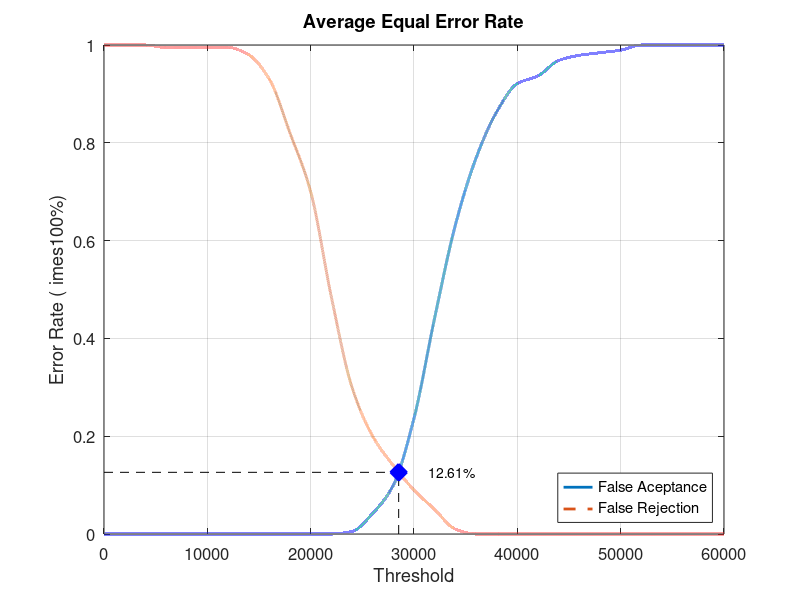
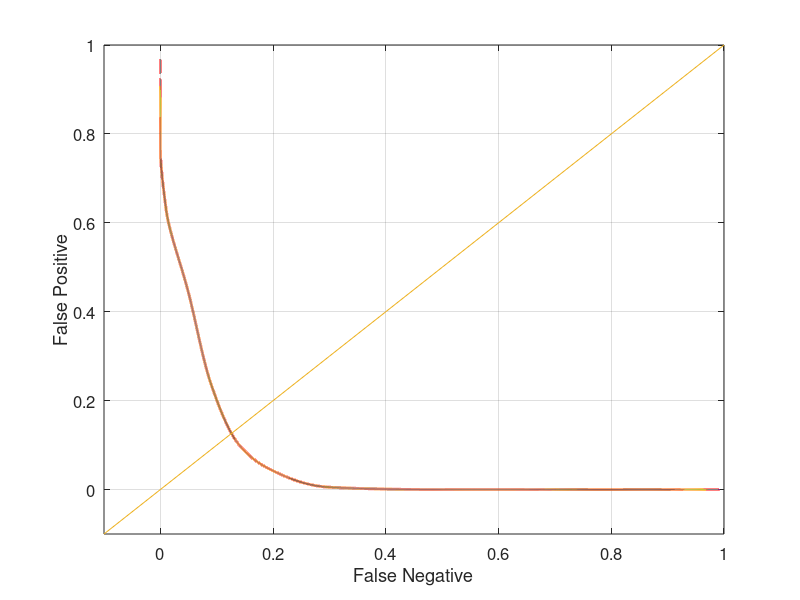

Recreate these plots in MATLAB, in order.
close all;
clear;
clc;
x = 0:2000:60000;
xq = 0:0.5:60000;

y0 = [0 0 0 0 0 0 0 0 0 0 0 0 0.00526316 0.0421053 0.1 0.236842 0.442105 0.631579 0.768421 0.863158 0.921053 0.936842 0.968421 0.978947 0.984211 0.989474 1 1 1 1 1]
yy0 = interp1(x, y0, xq, 'pchip');
y1 = [1 1 1 0.995 0.995 0.995 0.995 0.98 0.93 0.82 0.7 0.485 0.3 0.2 0.14 0.09 0.05 0.01 0 0 0 0 0 0 0 0 0 0 0 0 0]
yy1 = interp1(x, y1, xq, 'pchip');

% Calculating EER: 
y2 = abs(y0 - y1);
find(y2 == min(y2))
yy2 = abs(yy0 - yy1);
xEER = find(yy2 == min(yy2));
xEERIndex = xq(xEER) % X-axis EER
yEER = yy0(xEER) % Y-axis EER

main = figure
plot(xq, yy0,'-','LineWidth', 2);	hold on
plot(xq, yy1,'--','LineWidth', 2);	hold on
plot([xEERIndex xEERIndex], [0 yEER], 'k--');	hold on
plot([0 xEERIndex], [yEER yEER], 'k--');	hold on
plot(xEERIndex, yEER, 'bx', 'LineWidth', 10);	hold on
text(xEERIndex + 10 * xEERIndex / 100, yEER, [num2str(round((10000 * yEER)) / 100) '%'])
legend('False Aceptance', 'False Rejection', 'Location', 'SouthEast')
xlabel('Threshold')
ylabel('Error Rate (	imes100%)')
title('Average Equal Error Rate')
set(gca, 'FontSize', 12)
axis([0 60000 0 1])
grid on

print(main, 'Database5_4Main', '-dpng');
FNRxFPR = figure('Color', [1 1 1]);
plot(yy1, yy0, '-', yy1, yy0, 'LineWidth', 2);
hold on
y = -0.1:0.1:1
plot(y, y); 
set(gca, 'FontSize', 12)
xlabel('False Negative')
ylabel('False Positive')
axis([-0.1 1 -0.1 1])
set(gca, 'FontSize', 12)
grid on

print(FNRxFPR, 'Database5_4FNRxFPR','-dpng');
